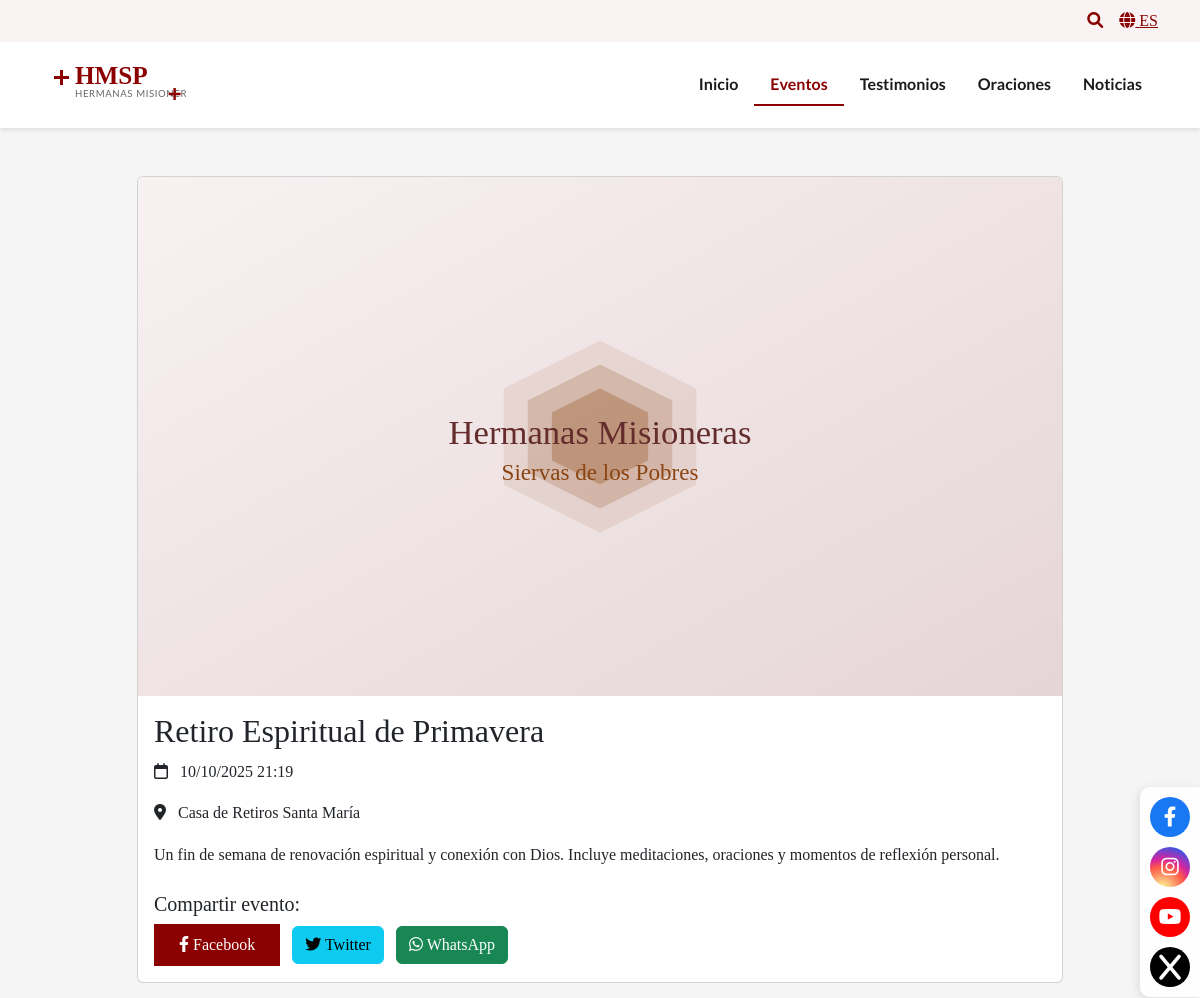
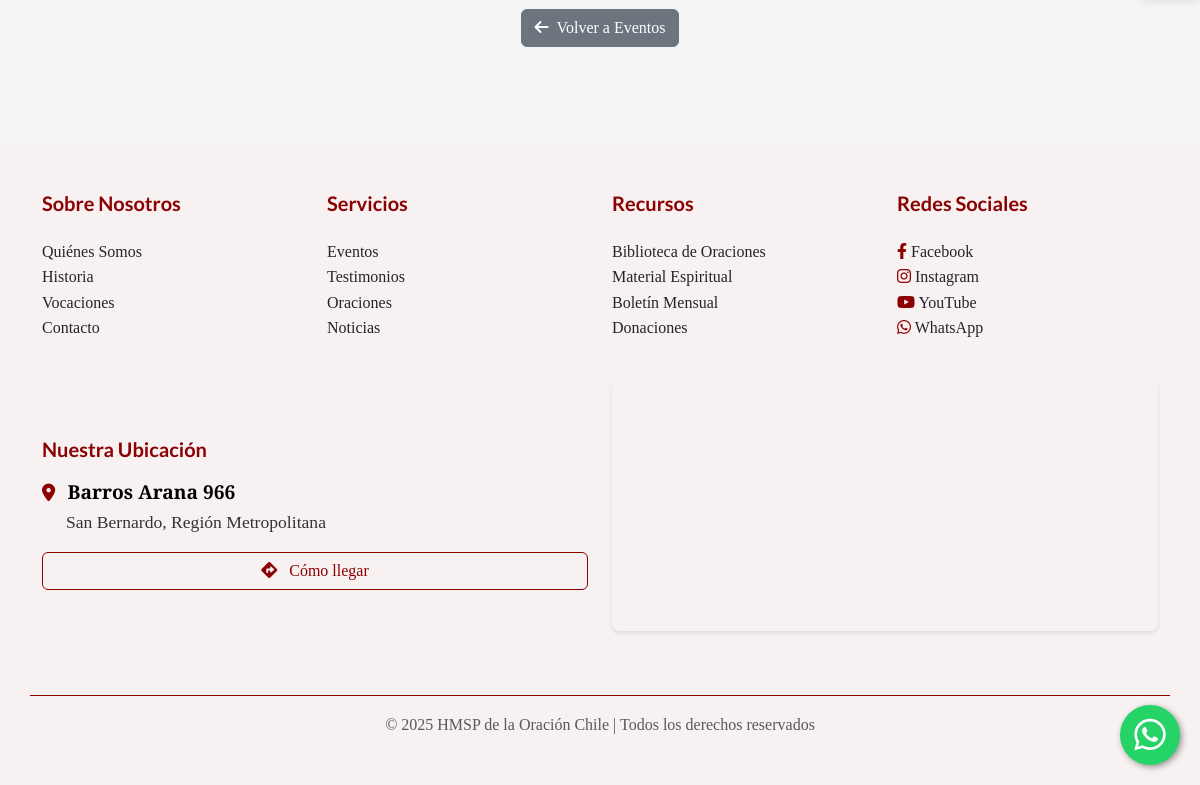
Page /eventos/retiro-espiritual-de-primavera/ on the committed database (2 pictures, top to bottom).
### hmsp/apps/core/models.py (models this page shows, shortened)
class Evento(models.Model):
    TIPO_MULTIMEDIA_CHOICES = [
        ('imagen', 'Imagen'),
        ('video_youtube', 'Video de YouTube'),
        ('video_local', 'Video MP4')
    ]
    titulo = models.CharField(max_length=200)
    slug = models.SlugField(unique=True, blank=True)
    descripcion = models.TextField()
    fecha = models.DateTimeField()
    ubicacion = models.CharField(max_length=200, blank=True)
    tipo_multimedia = models.CharField(max_length=20, choices=TIPO_MULTIMEDIA_CHOICES, default='imagen')
    imagen = models.ImageField(upload_to='eventos/', blank=True, null=True)
    video_youtube_url = models.URLField(blank=True, null=True, help_text='Ingresa la URL del video de YouTube')
    video_local = models.FileField(upload_to='eventos/videos/', blank=True, null=True,
                                help_text='Sube un video en formato MP4',
                                validators=[FileExtensionValidator(allowed_extensions=['mp4'])])
    activo = models.BooleanField(default=True)
    creado = models.DateTimeField(auto_now_add=True)
    modificado = models.DateTimeField(auto_now=True)
    class Meta:
        ordering = ['-fecha']
        verbose_name = 'Evento'
        verbose_name_plural = 'Eventos'

### hmsp/apps/core/views.py (the view)
# urls.py: path('eventos/<slug:slug>/', views.EventoDetailView.as_view(), name='evento_detalle'),
class EventoDetailView(DetailView):
    model = Evento
    template_name = 'core/evento_detalle.html'
    context_object_name = 'evento'

### templates/core/evento_detalle.html (shortened to what this page needs)
{% extends "base.html" %}
{% load static %}
{% block content %}
<div class="container py-5">
    <div class="row justify-content-center">
        <div class="col-md-10">
            <div class="card">
                {% if evento.imagen %}
                    <img src="{{ evento.imagen.url }}" class="card-img-top" alt="{{ evento.titulo }}">
                {% else %}
                    <img src="{% static 'img/defaults/event-default.svg' %}" class="card-img-top" alt="Evento HMSP">
                {% endif %}
                <div class="card-body">
                    <h2 class="card-title">{{ evento.titulo }}</h2>
                    <div class="mb-3">
                        <i class="far fa-calendar me-2"></i>
                        <span>{{ evento.fecha|date:"d/m/Y H:i" }}</span>
                    </div>
                    {% if evento.ubicacion %}
                    <div class="mb-3">
                        <i class="fas fa-map-marker-alt me-2"></i>
                        <span>{{ evento.ubicacion }}</span>
                    </div>
                    {% endif %}
                    <div class="card-text mb-4">
                        {{ evento.descripcion|linebreaks }}
                    </div>
                    <div class="share-buttons mt-4">
                        <h5>Compartir evento:</h5>
                        <a href="https://www.facebook.com/sharer/sharer.php?u={{ request.build_absolute_uri }}"
                           class="btn btn-primary me-2" target="_blank">
                            <i class="fab fa-facebook-f"></i> Facebook
                        </a>
                        <a href="https://twitter.com/intent/tweet?text={{ evento.titulo }}&url={{ request.build_absolute_uri }}"
                           class="btn btn-info me-2" target="_blank">
                            <i class="fab fa-twitter"></i> Twitter
                        </a>
                        <a href="https://wa.me/?text={{ evento.titulo }}%20{{ request.build_absolute_uri }}"
                           class="btn btn-success" target="_blank">
                            <i class="fab fa-whatsapp"></i> WhatsApp
                        </a>
                    </div>
                </div>
            </div>
            <div class="text-center mt-4">
                <a href="{% url 'core:eventos' %}" class="btn btn-secondary">
                    <i class="fas fa-arrow-left me-2"></i>Volver a Eventos
                </a>
            </div>
        </div>
    </div>
</div>
{% endblock %}

### static/css/styles.css (style rules this page uses)
:root { --color-primary: #8B0000; --color-secondary: #DEB887; --color-text: #1a1a1a; --color-light: #F5F5F5; --color-accent: #B8860B; --font-primary: 'Crimson Text', serif; --font-secondary: 'Lato', sans-serif; }
body { font-family: var(--font-primary); color: var(--color-text); line-height: 1.6; background-color: var(--color-light); }
.btn-primary { background-color: var(--color-primary); border-color: var(--color-primary); color: white !important; padding: 0.5rem 1.5rem; border-radius: 0; transition: all 0.3s ease; }

### rows in the picture
Evento: titulo "Retiro Espiritual de Primavera", fecha "10/10/2025 21:19", ubicacion "Casa de Retiros Santa María", descripcion "Un fin de semana de renovación espiritual y conexión con Dios. Incluye meditaciones, oraciones y momentos de reflexión personal."
